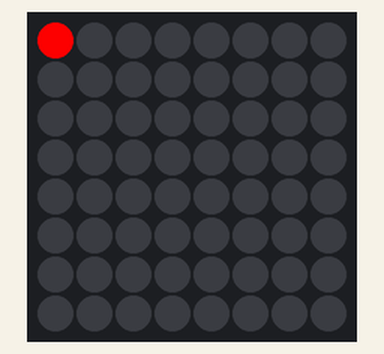
Simulated run of this program. Board: Raspberry Pi (BCM pin numbers) with a Sense HAT. Parts: the Sense HAT's 8×8 RGB LED matrix. At 6.0 s the program stops and its outputs stay as they are.

Above: at 0.1 s.
At 1.6 s:
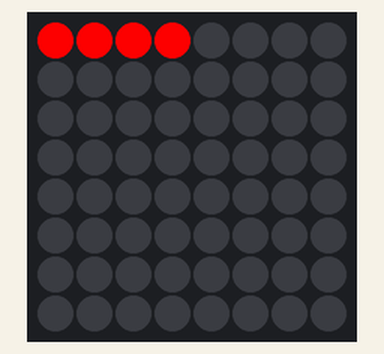
At 2.6 s:
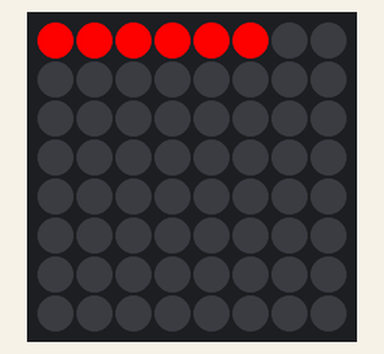
At 3.6 s:
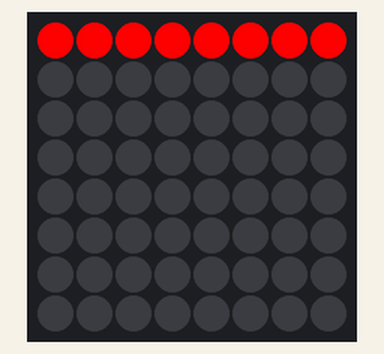

Measured:
- what the display in image 3 shows lasts 2.5 s, from 3.5 s to 6.0 s

The program:

linie_01.py
```python
#!/usr/bin/python3

# Linien zeichnen
# ---------------

from sense_hat import SenseHat
from time import sleep

sense = SenseHat()
sense.clear()

#rote Line waagrecht zuoberst von Links nach Rechts gezeichnet
for i in range(8):
	sense.set_pixel(i, 0, 255, 0, 0)
	sleep(0.5)
sleep(2)
sense.clear()
```
